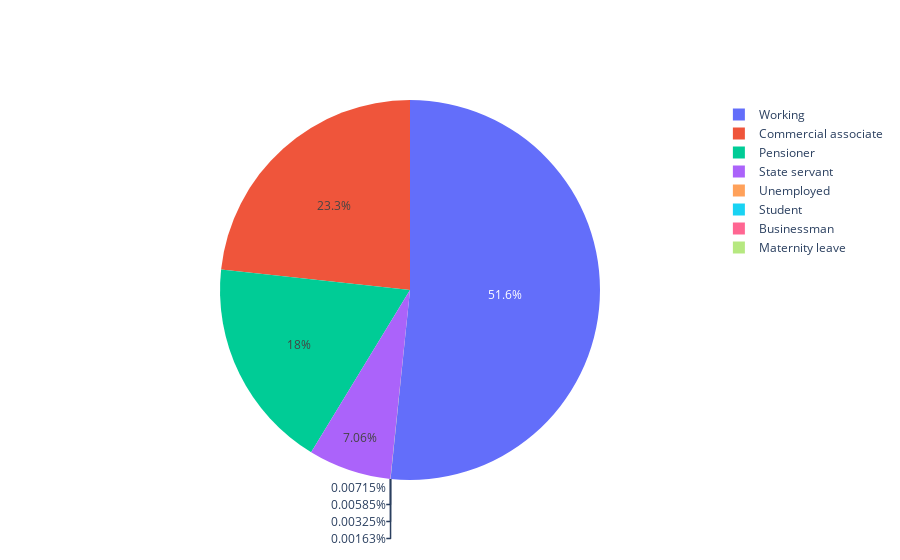

The cell this chart's notebook holds for it:
### Markdown cell above
Terlihat dari gambar di atas bahwa klien yang berjenis kelamin perempuan lebih banyak mengajukan aplikasi dibanding klien berjenis kelamin laki-laki

### Code cell
# Mengecek Distribusi Tipe Pendapatan Klien
print('Distribusi Tipe Pendapatan:\n')
print(app_train.groupby(['NAME_INCOME_TYPE'])['NAME_INCOME_TYPE'].count())

# Plot Tipe Pendapatan
temp = app_train['NAME_INCOME_TYPE'].value_counts()
df = {'data':[
    {'labels': temp.index,
     'values': temp.values,
     'type' : 'pie'
    }]
     }
iplot(df)

### Figure 1 — Plotly figure (JSON) as saved in the notebook; plotly's stock layout.template omitted (floating-point values rounded to 4 significant figures)
{"data": [{"labels": ["Working", "Commercial associate", "Pensioner", "State servant", "Unemployed", "Student", "Businessman", "Maternity leave"], "type": "pie", "values": [158774, 71617, 55362, 21703, 22, 18, 10, 5]}], "layout": {}}
